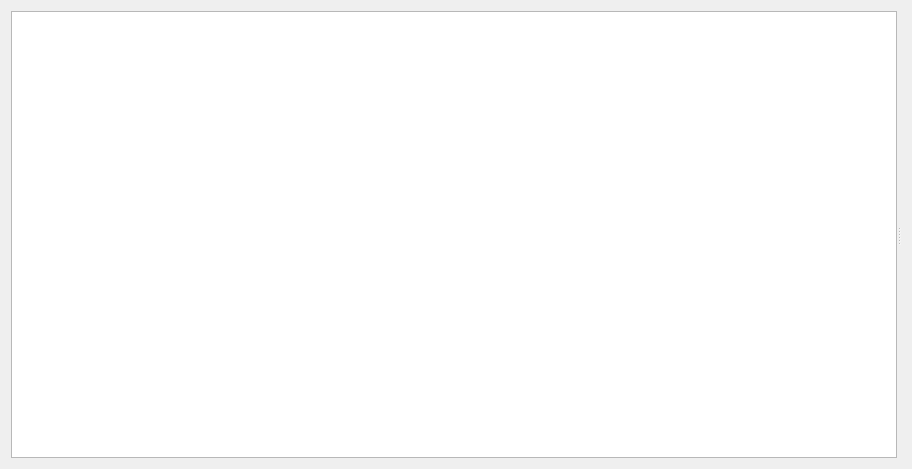
<?xml version="1.0" encoding="UTF-8"?>
<ui version="4.0">
 <class>OpeningTreeWidget</class>
 <widget class="QWidget" name="OpeningTreeWidget">
  <property name="geometry">
   <rect>
    <x>0</x>
    <y>0</y>
    <width>912</width>
    <height>469</height>
   </rect>
  </property>
  <property name="windowTitle">
   <string>Form</string>
  </property>
  <layout class="QVBoxLayout" name="verticalLayout">
   <item>
    <widget class="QSplitter" name="Splitter">
     <property name="orientation">
      <enum>Qt::Horizontal</enum>
     </property>
     <widget class="QWidget" name="LeftWidget" native="true">
      <layout class="QVBoxLayout" name="verticalLayout_2">
       <item>
        <widget class="TableView" name="OpeningTreeView"/>
       </item>
      </layout>
     </widget>
     <widget class="QWidget" name="RightWidget" native="true">
      <layout class="QHBoxLayout" name="horizontalLayout">
       <item>
        <layout class="QVBoxLayout" name="OpeningBoardWidget"/>
       </item>
      </layout>
     </widget>
    </widget>
   </item>
  </layout>
 </widget>
 <customwidgets>
  <customwidget>
   <class>TableView</class>
   <extends>QTableView</extends>
   <header>tableview.h</header>
  </customwidget>
 </customwidgets>
 <resources/>
 <connections/>
</ui>
